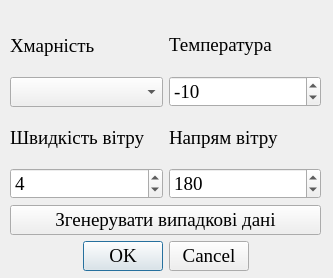
<?xml version="1.0" encoding="UTF-8"?>
<ui version="4.0">
 <class>Weather</class>
 <widget class="QDialog" name="Weather">
  <property name="geometry">
   <rect>
    <x>0</x>
    <y>0</y>
    <width>333</width>
    <height>278</height>
   </rect>
  </property>
  <property name="font">
   <font>
    <family>Times New Roman</family>
    <pointsize>14</pointsize>
   </font>
  </property>
  <property name="windowTitle">
   <string>Метеоумови</string>
  </property>
  <property name="modal">
   <bool>true</bool>
  </property>
  <widget class="QWidget" name="">
   <property name="geometry">
    <rect>
     <x>10</x>
     <y>20</y>
     <width>311</width>
     <height>251</height>
    </rect>
   </property>
   <layout class="QGridLayout" name="gridLayout_3">
    <item row="0" column="0">
     <layout class="QGridLayout" name="gridLayout">
      <item row="0" column="0">
       <layout class="QVBoxLayout" name="verticalLayout">
        <item>
         <widget class="QLabel" name="cloudness_label">
          <property name="text">
           <string>Хмарність</string>
          </property>
         </widget>
        </item>
        <item>
         <widget class="QComboBox" name="cloudness_box">
          <property name="currentIndex">
           <number>-1</number>
          </property>
         </widget>
        </item>
       </layout>
      </item>
      <item row="0" column="1">
       <layout class="QVBoxLayout" name="verticalLayout_2">
        <item>
         <widget class="QLabel" name="temperature_label">
          <property name="text">
           <string>Температура</string>
          </property>
         </widget>
        </item>
        <item>
         <widget class="QSpinBox" name="temperature_spin_box">
          <property name="minimum">
           <number>-20</number>
          </property>
          <property name="maximum">
           <number>40</number>
          </property>
          <property name="value">
           <number>-10</number>
          </property>
         </widget>
        </item>
       </layout>
      </item>
      <item row="1" column="0">
       <layout class="QVBoxLayout" name="verticalLayout_3">
        <item>
         <widget class="QLabel" name="wind_speed_label">
          <property name="text">
           <string>Швидкість вітру</string>
          </property>
         </widget>
        </item>
        <item>
         <widget class="QSpinBox" name="wind_speed_spin_box">
          <property name="minimum">
           <number>1</number>
          </property>
          <property name="maximum">
           <number>10</number>
          </property>
          <property name="value">
           <number>4</number>
          </property>
         </widget>
        </item>
       </layout>
      </item>
      <item row="1" column="1">
       <layout class="QVBoxLayout" name="verticalLayout_4">
        <item>
         <widget class="QLabel" name="wind_direction_label">
          <property name="text">
           <string>Напрям вітру</string>
          </property>
         </widget>
        </item>
        <item>
         <widget class="QSpinBox" name="wind_direction_spin_box">
          <property name="maximum">
           <number>360</number>
          </property>
          <property name="value">
           <number>180</number>
          </property>
         </widget>
        </item>
       </layout>
      </item>
     </layout>
    </item>
    <item row="1" column="0">
     <layout class="QGridLayout" name="gridLayout_2">
      <item row="0" column="0">
       <widget class="QPushButton" name="random_button">
        <property name="text">
         <string>Згенерувати випадкові дані</string>
        </property>
       </widget>
      </item>
      <item row="1" column="0">
       <widget class="QDialogButtonBox" name="dialog_button_box">
        <property name="orientation">
         <enum>Qt::Horizontal</enum>
        </property>
        <property name="standardButtons">
         <set>QDialogButtonBox::Cancel|QDialogButtonBox::Ok</set>
        </property>
        <property name="centerButtons">
         <bool>true</bool>
        </property>
       </widget>
      </item>
     </layout>
    </item>
   </layout>
  </widget>
 </widget>
 <resources/>
 <connections/>
</ui>
